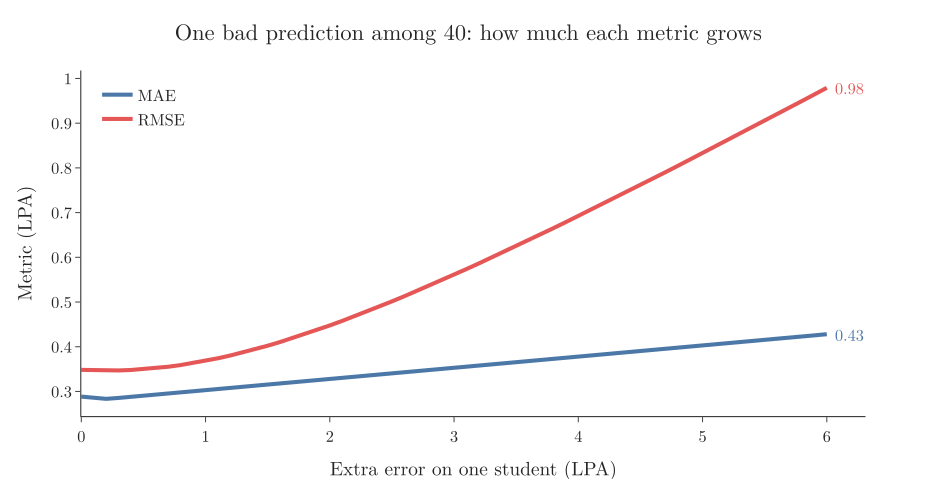

Here is the Python script that generated this plot:
"""Make one test prediction worse and worse: MAE grows slowly, RMSE (and MSE) grow much faster (Plotly)."""
from pathlib import Path
import numpy as np
import plotly.graph_objects as go
from common import y, pred, BLUE, ORANGE, RED, GREY, FONT

here = Path(__file__).parent
extra = np.linspace(0, 6, 61)
mae, rmse = [], []
for e in extra:
    p = pred.copy()
    p[0] += e                       # one student's prediction is off by e more LPA
    err = y - p
    mae.append(np.abs(err).mean()); rmse.append(np.sqrt((err ** 2).mean()))
fig = go.Figure()
fig.add_trace(go.Scatter(x=extra, y=mae, mode="lines", name="MAE", line=dict(color=BLUE, width=4)))
fig.add_trace(go.Scatter(x=extra, y=rmse, mode="lines", name="RMSE", line=dict(color=RED, width=4)))
for xv, yv, c in ((6, mae[-1], BLUE), (6, rmse[-1], RED)):
    fig.add_annotation(x=xv, y=yv, text=f"{yv:.2f}", showarrow=False, xanchor="left", xshift=6, font=dict(color=c, size=16))
fig.update_layout(template="simple_white", width=900, height=470, font=FONT, legend=dict(x=0.02, y=0.98),
                  title=dict(text="One bad prediction among 40: how much each metric grows", x=0.5),
                  xaxis=dict(title="Extra error on one student (LPA)"), yaxis=dict(title="Metric (LPA)"),
                  margin=dict(l=70, r=60, t=60, b=60))
print(f"start MAE {mae[0]:.3f} RMSE {rmse[0]:.3f}; end MAE {mae[-1]:.3f} RMSE {rmse[-1]:.3f}")
fig.write_image(here / "outlier_effect.png", scale=2)
fig.write_image(here / "outlier_effect.pdf")
